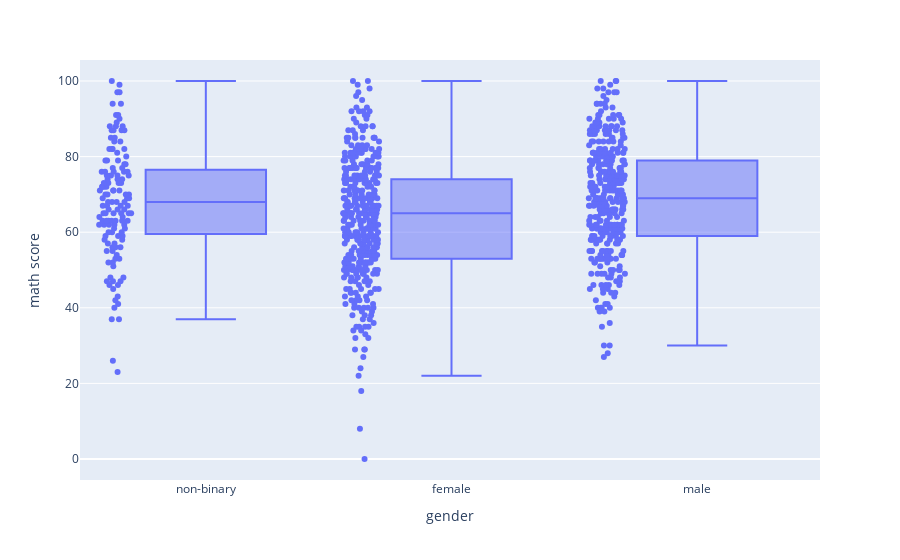

Notebook source saved alongside this figure:
### Code cell
fig = px.box(df, x = "gender", y="math score", points="all")
fig.update_traces(quartilemethod="inclusive")
 
fig.show()

### Figure 1 — Plotly figure (JSON) as saved in the notebook; plotly's stock layout.template omitted (floating-point values rounded to 4 significant figures; data arrays with more than 128 entries replaced by an {"elided": "..."} marker saying what was removed)
{"data": [{"alignmentgroup": "True", "boxpoints": "all", "hovertemplate": "gender=%{x}<br>math score=%{y}<extra></extra>", "legendgroup": "", "marker": {"color": "#636efa"}, "name": "", "notched": false, "offsetgroup": "", "orientation": "v", "quartilemethod": "inclusive", "showlegend": false, "type": "box", "x": {"elided": "1000 str values"}, "x0": " ", "xaxis": "x", "y": {"elided": "1000 int values"}, "y0": " ", "yaxis": "y"}], "layout": {"boxmode": "group", "legend": {"tracegroupgap": 0}, "margin": {"t": 60}, "xaxis": {"anchor": "y", "domain": [0, 1], "title": {"text": "gender"}}, "yaxis": {"anchor": "x", "domain": [0, 1], "title": {"text": "math score"}}}}
